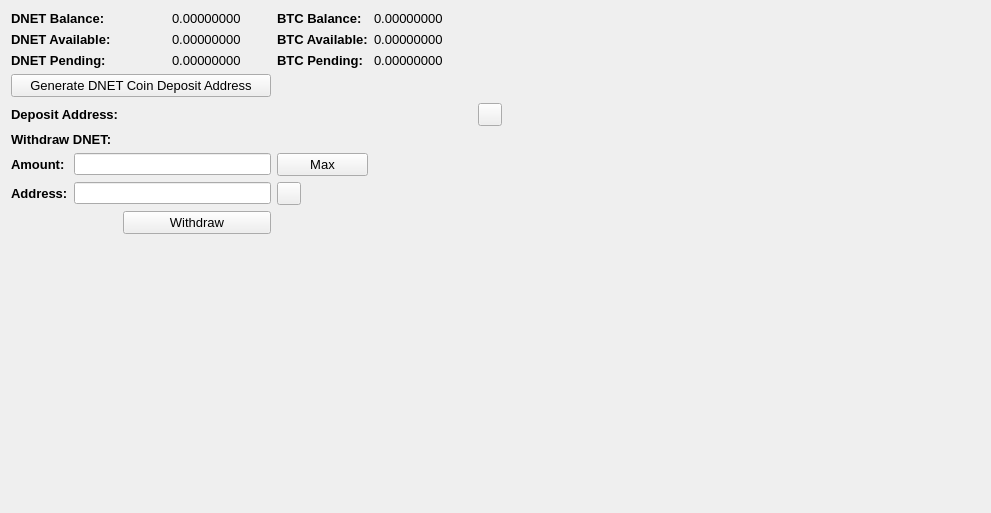
      <widget class="QWidget" name="BalanceTab">
       <attribute name="title">
        <string>Balance</string>
       </attribute>
       <layout class="QGridLayout" name="gridLayout_2">
        <item row="0" column="0" colspan="2">
         <widget class="QLabel" name="dnetbalancelabel">
          <property name="font">
           <font>
            <pointsize>10</pointsize>
            <weight>75</weight>
            <bold>true</bold>
           </font>
          </property>
          <property name="text">
           <string>DNET Balance:</string>
          </property>
         </widget>
        </item>
        <item row="0" column="3">
         <widget class="QLabel" name="DNETBalanceLabel">
          <property name="font">
           <font>
            <pointsize>10</pointsize>
           </font>
          </property>
          <property name="text">
           <string>0.00000000</string>
          </property>
          <property name="textInteractionFlags">
           <set>Qt::LinksAccessibleByMouse|Qt::TextSelectableByMouse</set>
          </property>
         </widget>
        </item>
        <item row="0" column="4">
         <widget class="QLabel" name="btcbalancelabel">
          <property name="font">
           <font>
            <pointsize>10</pointsize>
            <weight>75</weight>
            <bold>true</bold>
           </font>
          </property>
          <property name="text">
           <string>BTC Balance:</string>
          </property>
         </widget>
        </item>
        <item row="0" column="5">
         <widget class="QLabel" name="BitcoinBalanceLabel">
          <property name="font">
           <font>
            <pointsize>10</pointsize>
           </font>
          </property>
          <property name="text">
           <string>0.00000000</string>
          </property>
          <property name="textInteractionFlags">
           <set>Qt::LinksAccessibleByMouse|Qt::TextSelectableByMouse</set>
          </property>
         </widget>
        </item>
        <item row="0" column="7" rowspan="10">
         <spacer name="horizontalSpacer_4">
          <property name="orientation">
           <enum>Qt::Horizontal</enum>
          </property>
          <property name="sizeHint" stdset="0">
           <size>
            <width>478</width>
            <height>488</height>
           </size>
          </property>
         </spacer>
        </item>
        <item row="1" column="0" colspan="2">
         <widget class="QLabel" name="dnetavailablelabel">
          <property name="font">
           <font>
            <pointsize>10</pointsize>
            <weight>75</weight>
            <bold>true</bold>
           </font>
          </property>
          <property name="text">
           <string>DNET Available:</string>
          </property>
         </widget>
        </item>
        <item row="1" column="3">
         <widget class="QLabel" name="DNETAvailableLabel_2">
          <property name="font">
           <font>
            <pointsize>10</pointsize>
           </font>
          </property>
          <property name="text">
           <string>0.00000000</string>
          </property>
          <property name="textInteractionFlags">
           <set>Qt::LinksAccessibleByMouse|Qt::TextSelectableByMouse</set>
          </property>
         </widget>
        </item>
        <item row="1" column="4">
         <widget class="QLabel" name="btcavailablelabel">
          <property name="font">
           <font>
            <pointsize>10</pointsize>
            <weight>75</weight>
            <bold>true</bold>
           </font>
          </property>
          <property name="text">
           <string>BTC Available:</string>
          </property>
         </widget>
        </item>
        <item row="1" column="5">
         <widget class="QLabel" name="BitcoinAvailableLabel">
          <property name="font">
           <font>
            <pointsize>10</pointsize>
           </font>
          </property>
          <property name="text">
           <string>0.00000000</string>
          </property>
          <property name="textInteractionFlags">
           <set>Qt::LinksAccessibleByMouse|Qt::TextSelectableByMouse</set>
          </property>
         </widget>
        </item>
        <item row="2" column="0" colspan="2">
         <widget class="QLabel" name="dnetpendinglabel">
          <property name="font">
           <font>
            <pointsize>10</pointsize>
            <weight>75</weight>
            <bold>true</bold>
           </font>
          </property>
          <property name="text">
           <string>DNET Pending:</string>
          </property>
         </widget>
        </item>
        <item row="2" column="3">
         <widget class="QLabel" name="DNETPendingLabel">
          <property name="font">
           <font>
            <pointsize>10</pointsize>
           </font>
          </property>
          <property name="text">
           <string>0.00000000</string>
          </property>
          <property name="textInteractionFlags">
           <set>Qt::LinksAccessibleByMouse|Qt::TextSelectableByMouse</set>
          </property>
         </widget>
        </item>
        <item row="2" column="4">
         <widget class="QLabel" name="btcpendinglabel">
          <property name="font">
           <font>
            <pointsize>10</pointsize>
            <weight>75</weight>
            <bold>true</bold>
           </font>
          </property>
          <property name="text">
           <string>BTC Pending:</string>
          </property>
         </widget>
        </item>
        <item row="2" column="5">
         <widget class="QLabel" name="BitcoinPendingLabel">
          <property name="font">
           <font>
            <pointsize>10</pointsize>
           </font>
          </property>
          <property name="text">
           <string>0.00000000</string>
          </property>
          <property name="textInteractionFlags">
           <set>Qt::LinksAccessibleByMouse|Qt::TextSelectableByMouse</set>
          </property>
         </widget>
        </item>
        <item row="3" column="0" colspan="4">
         <widget class="QPushButton" name="GenDepositBTN">
          <property name="font">
           <font>
            <pointsize>10</pointsize>
           </font>
          </property>
          <property name="text">
           <string>Generate DNET Coin Deposit Address</string>
          </property>
         </widget>
        </item>
        <item row="4" column="0" colspan="3">
         <widget class="QLabel" name="depositaddresslabel">
          <property name="font">
           <font>
            <pointsize>10</pointsize>
            <weight>75</weight>
            <bold>true</bold>
           </font>
          </property>
          <property name="text">
           <string>Deposit Address:</string>
          </property>
         </widget>
        </item>
        <item row="4" column="3" colspan="3">
         <widget class="QLabel" name="DepositAddressLabel">
          <property name="minimumSize">
           <size>
            <width>300</width>
            <height>0</height>
           </size>
          </property>
          <property name="palette">
           <palette>
            <active>
             <colorrole role="WindowText">
              <brush brushstyle="SolidPattern">
               <color alpha="255">
                <red>0</red>
                <green>0</green>
                <blue>0</blue>
               </color>
              </brush>
             </colorrole>
             <colorrole role="Text">
              <brush brushstyle="SolidPattern">
               <color alpha="255">
                <red>0</red>
                <green>0</green>
                <blue>0</blue>
               </color>
              </brush>
             </colorrole>
             <colorrole role="ButtonText">
              <brush brushstyle="SolidPattern">
               <color alpha="255">
                <red>0</red>
                <green>0</green>
                <blue>0</blue>
               </color>
              </brush>
             </colorrole>
            </active>
            <inactive>
             <colorrole role="WindowText">
              <brush brushstyle="SolidPattern">
               <color alpha="255">
                <red>0</red>
                <green>0</green>
                <blue>0</blue>
               </color>
              </brush>
             </colorrole>
             <colorrole role="Text">
              <brush brushstyle="SolidPattern">
               <color alpha="255">
                <red>0</red>
                <green>0</green>
                <blue>0</blue>
               </color>
              </brush>
             </colorrole>
             <colorrole role="ButtonText">
              <brush brushstyle="SolidPattern">
               <color alpha="255">
                <red>0</red>
                <green>0</green>
                <blue>0</blue>
               </color>
              </brush>
             </colorrole>
            </inactive>
            <disabled>
             <colorrole role="WindowText">
              <brush brushstyle="SolidPattern">
               <color alpha="255">
                <red>0</red>
                <green>0</green>
                <blue>0</blue>
               </color>
              </brush>
             </colorrole>
             <colorrole role="Text">
              <brush brushstyle="SolidPattern">
               <color alpha="255">
                <red>0</red>
                <green>0</green>
                <blue>0</blue>
               </color>
              </brush>
             </colorrole>
             <colorrole role="ButtonText">
              <brush brushstyle="SolidPattern">
               <color alpha="255">
                <red>0</red>
                <green>0</green>
                <blue>0</blue>
               </color>
              </brush>
             </colorrole>
            </disabled>
           </palette>
          </property>
          <property name="font">
           <font>
            <pointsize>10</pointsize>
            <weight>75</weight>
            <bold>true</bold>
           </font>
          </property>
          <property name="text">
           <string/>
          </property>
          <property name="alignment">
           <set>Qt::AlignRight|Qt::AlignTrailing|Qt::AlignVCenter</set>
          </property>
          <property name="textInteractionFlags">
           <set>Qt::LinksAccessibleByMouse|Qt::TextSelectableByKeyboard|Qt::TextSelectableByMouse</set>
          </property>
         </widget>
        </item>
        <item row="4" column="6">
         <widget class="QToolButton" name="DepositCopyButton">
          <property name="toolTip">
           <string>Copy to clipboard</string>
          </property>
          <property name="text">
           <string/>
          </property>
          <property name="icon">
           <iconset resource="../bitcoin.qrc">
            <normaloff>:/icons/editcopy</normaloff>:/icons/editcopy</iconset>
          </property>
          <property name="shortcut">
           <string>Alt+P</string>
          </property>
         </widget>
        </item>
        <item row="5" column="0" colspan="2">
         <widget class="QLabel" name="withdrawlabel">
          <property name="font">
           <font>
            <pointsize>10</pointsize>
            <weight>75</weight>
            <bold>true</bold>
           </font>
          </property>
          <property name="text">
           <string>Withdraw DNET:</string>
          </property>
         </widget>
        </item>
        <item row="6" column="0">
         <widget class="QLabel" name="amountlabel">
          <property name="font">
           <font>
            <pointsize>10</pointsize>
            <weight>75</weight>
            <bold>true</bold>
           </font>
          </property>
          <property name="text">
           <string>Amount:</string>
          </property>
         </widget>
        </item>
        <item row="6" column="1" colspan="3">
         <widget class="QLineEdit" name="WithdrawUnitsInput">
          <property name="font">
           <font>
            <pointsize>9</pointsize>
            <weight>75</weight>
            <bold>true</bold>
           </font>
          </property>
          <property name="text">
           <string/>
          </property>
         </widget>
        </item>
        <item row="6" column="4">
         <widget class="QPushButton" name="Withdraw_Max_Amount">
          <property name="font">
           <font>
            <pointsize>10</pointsize>
           </font>
          </property>
          <property name="text">
           <string>Max</string>
          </property>
         </widget>
        </item>
        <item row="7" column="0">
         <widget class="QLabel" name="addresslabel">
          <property name="font">
           <font>
            <pointsize>10</pointsize>
            <weight>75</weight>
            <bold>true</bold>
           </font>
          </property>
          <property name="text">
           <string>Address:</string>
          </property>
         </widget>
        </item>
        <item row="7" column="1" colspan="3">
         <widget class="QLineEdit" name="WithdrawAddress">
          <property name="font">
           <font>
            <pointsize>9</pointsize>
            <weight>75</weight>
            <bold>true</bold>
           </font>
          </property>
         </widget>
        </item>
        <item row="7" column="4">
         <widget class="QToolButton" name="WithdrawPasteButton">
          <property name="toolTip">
           <string>Paste from clipboard</string>
          </property>
          <property name="text">
           <string/>
          </property>
          <property name="icon">
           <iconset resource="../bitcoin.qrc">
            <normaloff>:/icons/editpaste</normaloff>:/icons/editpaste</iconset>
          </property>
          <property name="shortcut">
           <string>Alt+P</string>
          </property>
         </widget>
        </item>
        <item row="8" column="2" colspan="2">
         <widget class="QPushButton" name="WithdrawUnitsBtn">
          <property name="font">
           <font>
            <pointsize>10</pointsize>
           </font>
          </property>
          <property name="text">
           <string>Withdraw</string>
          </property>
         </widget>
        </item>
        <item row="9" column="0" colspan="6">
         <spacer name="verticalSpacer">
          <property name="orientation">
           <enum>Qt::Vertical</enum>
          </property>
          <property name="sizeHint" stdset="0">
           <size>
            <width>428</width>
            <height>262</height>
           </size>
          </property>
         </spacer>
        </item>
       </layout>
      </widget>
